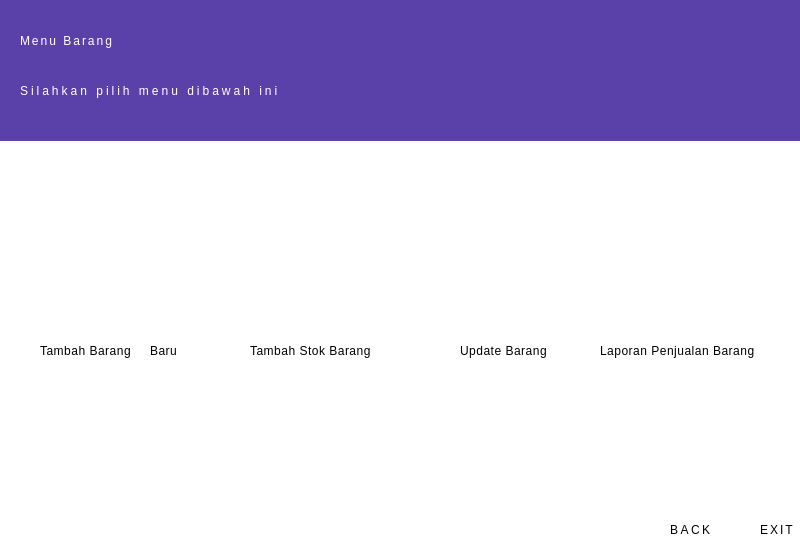
<?xml version="1.0" encoding="UTF-8"?>
<ui version="4.0">
 <class>Dialog</class>
 <widget class="QDialog" name="Dialog">
  <property name="geometry">
   <rect>
    <x>0</x>
    <y>0</y>
    <width>800</width>
    <height>544</height>
   </rect>
  </property>
  <property name="windowTitle">
   <string>Dialog</string>
  </property>
  <widget class="QWidget" name="widget" native="true">
   <property name="geometry">
    <rect>
     <x>-10</x>
     <y>0</y>
     <width>811</width>
     <height>550</height>
    </rect>
   </property>
   <property name="styleSheet">
    <string notr="true">background-color:white;
</string>
   </property>
   <widget class="QLabel" name="lblTambahBarang">
    <property name="geometry">
     <rect>
      <x>60</x>
      <y>220</y>
      <width>111</width>
      <height>101</height>
     </rect>
    </property>
    <property name="text">
     <string/>
    </property>
    <property name="pixmap">
     <pixmap>../icon/supplies.png</pixmap>
    </property>
    <property name="scaledContents">
     <bool>true</bool>
    </property>
   </widget>
   <widget class="QLabel" name="label_3">
    <property name="geometry">
     <rect>
      <x>470</x>
      <y>200</y>
      <width>111</width>
      <height>111</height>
     </rect>
    </property>
    <property name="text">
     <string/>
    </property>
    <property name="pixmap">
     <pixmap>../icon/product.png</pixmap>
    </property>
    <property name="scaledContents">
     <bool>true</bool>
    </property>
   </widget>
   <widget class="QLabel" name="lSubPengaturan">
    <property name="geometry">
     <rect>
      <x>50</x>
      <y>330</y>
      <width>111</width>
      <height>41</height>
     </rect>
    </property>
    <property name="styleSheet">
     <string notr="true">
font: 57 10pt &quot;Noto Looped Lao UI Medium&quot;;
letter-spacing:0.5px;</string>
    </property>
    <property name="text">
     <string>Tambah Barang</string>
    </property>
   </widget>
   <widget class="QLabel" name="lSubTitle_4">
    <property name="geometry">
     <rect>
      <x>470</x>
      <y>330</y>
      <width>101</width>
      <height>41</height>
     </rect>
    </property>
    <property name="styleSheet">
     <string notr="true">
font: 57 10pt &quot;Noto Looped Lao UI Medium&quot;;
letter-spacing:0.5px;</string>
    </property>
    <property name="text">
     <string>Update Barang</string>
    </property>
   </widget>
   <widget class="QLabel" name="lSubTitle_5">
    <property name="geometry">
     <rect>
      <x>610</x>
      <y>330</y>
      <width>181</width>
      <height>41</height>
     </rect>
    </property>
    <property name="styleSheet">
     <string notr="true">
font: 57 10pt &quot;Noto Looped Lao UI Medium&quot;;
letter-spacing:0.5px;</string>
    </property>
    <property name="text">
     <string>Laporan Penjualan Barang</string>
    </property>
   </widget>
   <widget class="QLabel" name="label_4">
    <property name="geometry">
     <rect>
      <x>650</x>
      <y>210</y>
      <width>101</width>
      <height>101</height>
     </rect>
    </property>
    <property name="text">
     <string/>
    </property>
    <property name="pixmap">
     <pixmap>../icon/document.png</pixmap>
    </property>
    <property name="scaledContents">
     <bool>true</bool>
    </property>
   </widget>
   <widget class="QLabel" name="lSubTitle_6">
    <property name="geometry">
     <rect>
      <x>160</x>
      <y>330</y>
      <width>31</width>
      <height>41</height>
     </rect>
    </property>
    <property name="styleSheet">
     <string notr="true">
font: 57 10pt &quot;Noto Looped Lao UI Medium&quot;;
letter-spacing:0.5px;</string>
    </property>
    <property name="text">
     <string>Baru</string>
    </property>
   </widget>
   <widget class="QLabel" name="lSubPengaturan_2">
    <property name="geometry">
     <rect>
      <x>260</x>
      <y>330</y>
      <width>151</width>
      <height>41</height>
     </rect>
    </property>
    <property name="styleSheet">
     <string notr="true">
font: 57 10pt &quot;Noto Looped Lao UI Medium&quot;;
letter-spacing:0.5px;</string>
    </property>
    <property name="text">
     <string>Tambah Stok Barang</string>
    </property>
   </widget>
   <widget class="QLabel" name="lblTambahStokBarang">
    <property name="geometry">
     <rect>
      <x>260</x>
      <y>210</y>
      <width>131</width>
      <height>121</height>
     </rect>
    </property>
    <property name="text">
     <string/>
    </property>
    <property name="pixmap">
     <pixmap>../icon/add.png</pixmap>
    </property>
    <property name="scaledContents">
     <bool>true</bool>
    </property>
   </widget>
   <widget class="QLabel" name="lTitle_5">
    <property name="geometry">
     <rect>
      <x>770</x>
      <y>520</y>
      <width>41</width>
      <height>20</height>
     </rect>
    </property>
    <property name="styleSheet">
     <string notr="true">font: 57 10pt &quot;Noto Looped Lao Medium&quot;;

letter-spacing :2px;</string>
    </property>
    <property name="text">
     <string>EXIT</string>
    </property>
   </widget>
   <widget class="QLabel" name="lbl_Back">
    <property name="geometry">
     <rect>
      <x>690</x>
      <y>480</y>
      <width>31</width>
      <height>31</height>
     </rect>
    </property>
    <property name="text">
     <string/>
    </property>
    <property name="pixmap">
     <pixmap>../icon/previous.png</pixmap>
    </property>
    <property name="scaledContents">
     <bool>true</bool>
    </property>
   </widget>
   <widget class="QLabel" name="lbl_Exit">
    <property name="geometry">
     <rect>
      <x>770</x>
      <y>480</y>
      <width>31</width>
      <height>31</height>
     </rect>
    </property>
    <property name="text">
     <string/>
    </property>
    <property name="pixmap">
     <pixmap>../../../../../../Resource Grapich/Resources-Icon/illustration-business-concept/logout.png</pixmap>
    </property>
    <property name="scaledContents">
     <bool>true</bool>
    </property>
   </widget>
   <widget class="QLabel" name="lTitle_3">
    <property name="geometry">
     <rect>
      <x>680</x>
      <y>520</y>
      <width>61</width>
      <height>20</height>
     </rect>
    </property>
    <property name="styleSheet">
     <string notr="true">font: 57 10pt &quot;Noto Looped Lao Medium&quot;;

letter-spacing :2.5px;</string>
    </property>
    <property name="text">
     <string>BACK</string>
    </property>
   </widget>
   <widget class="QWidget" name="widget_2" native="true">
    <property name="geometry">
     <rect>
      <x>0</x>
      <y>0</y>
      <width>811</width>
      <height>141</height>
     </rect>
    </property>
    <property name="styleSheet">
     <string notr="true">background-color:#5941A9;</string>
    </property>
    <widget class="QLabel" name="lSubTitle">
     <property name="geometry">
      <rect>
       <x>30</x>
       <y>70</y>
       <width>341</width>
       <height>41</height>
      </rect>
     </property>
     <property name="styleSheet">
      <string notr="true">color:white;
font: 57 10pt &quot;Noto Looped Lao Medium&quot;;
letter-spacing:3px;</string>
     </property>
     <property name="text">
      <string>Silahkan pilih menu dibawah ini</string>
     </property>
    </widget>
    <widget class="QLabel" name="lTitle">
     <property name="geometry">
      <rect>
       <x>30</x>
       <y>20</y>
       <width>321</width>
       <height>41</height>
      </rect>
     </property>
     <property name="styleSheet">
      <string notr="true">color:white;
font: 57 22pt &quot;Noto Looped Lao Medium&quot;;
letter-spacing:2px;</string>
     </property>
     <property name="text">
      <string>Menu Barang</string>
     </property>
    </widget>
   </widget>
  </widget>
 </widget>
 <resources/>
 <connections/>
</ui>
